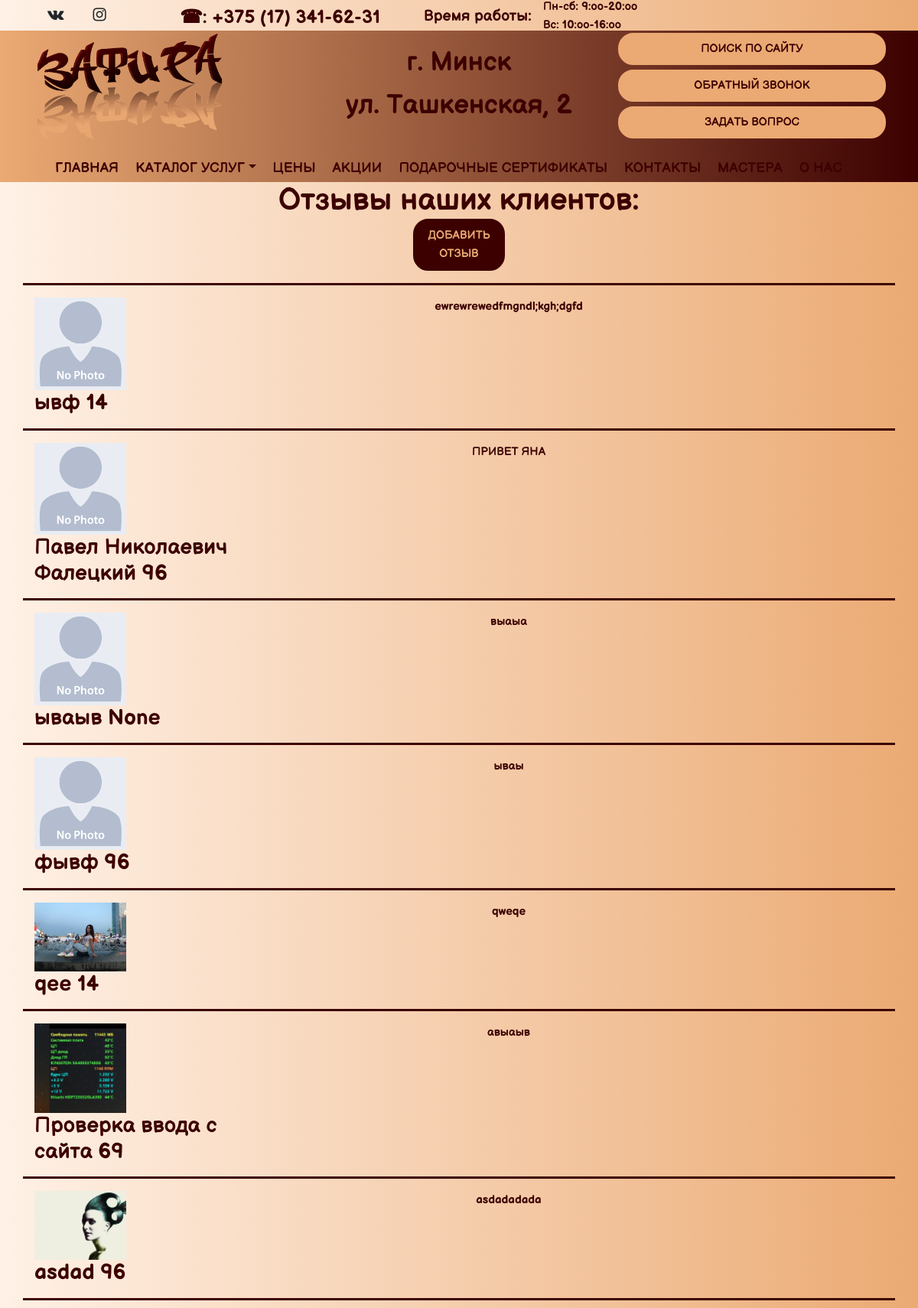
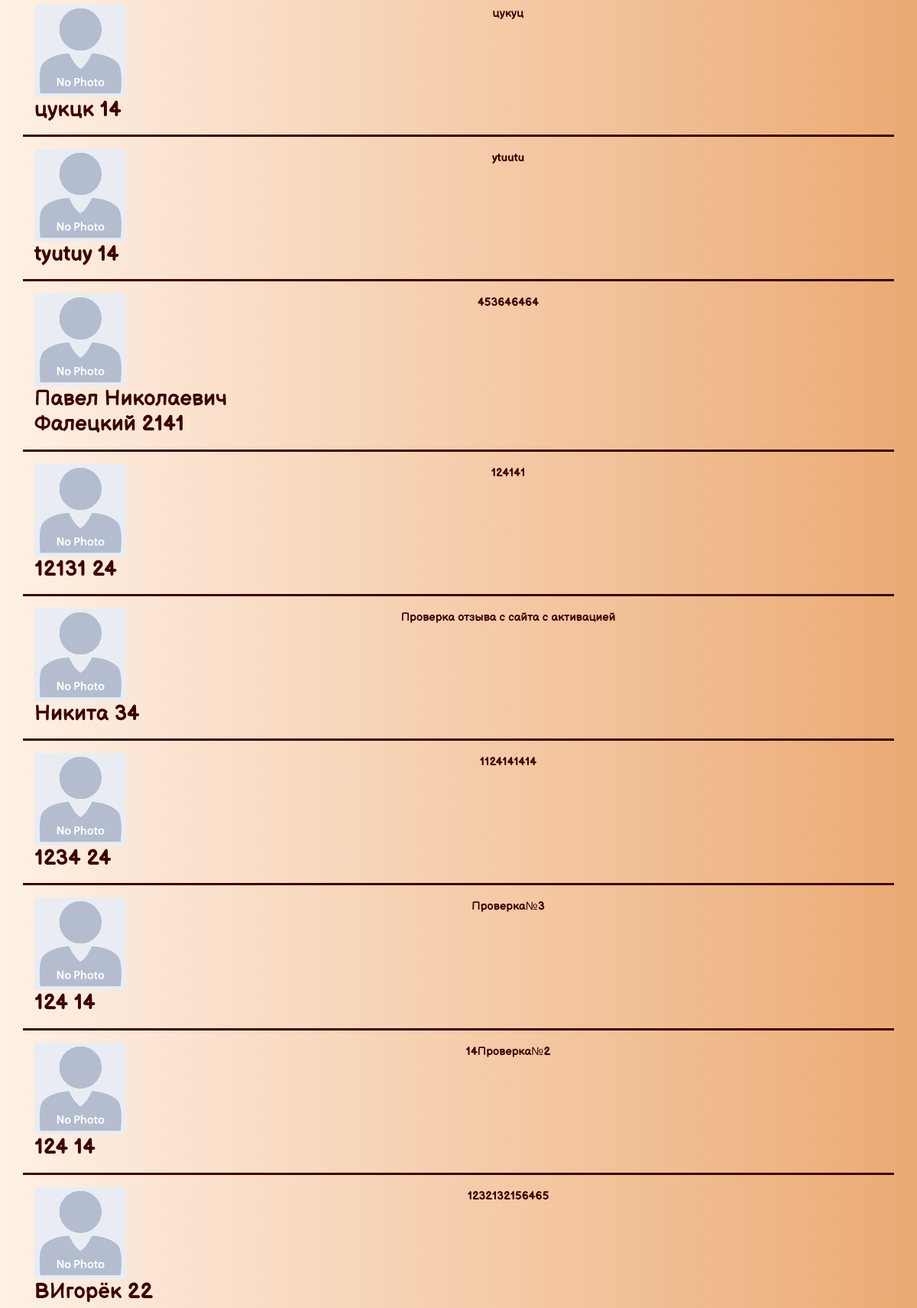
The app's page /reviews (upper part) with its own data (2 pictures, top to bottom).
### main/models.py (models this page shows, shortened)
class Review(models.Model):
    name = models.CharField('Имя', max_length=100, db_index=True)
    slug = models.SlugField(max_length=200, db_index=True, unique=True, default=uuid.uuid1)
    age = models.PositiveIntegerField('Возраст', blank=True, null=True)
    image = models.ImageField(upload_to='main/static/avatar/%Y/%m/%d', blank=True, help_text='Добавить фото')
    email = models.EmailField(max_length=254, blank=True, null=True)
    tel = models.CharField('Номер телефона', max_length=17, blank=True, null=True)
    review = models.TextField('Отзыв', max_length=1500)
    created = models.DateTimeField(auto_now_add=True, verbose_name='Дата создания')
    done = models.BooleanField('Активация', default=False)
    class Meta:
        ordering = ('created',)
        verbose_name = 'Отзыв'
        verbose_name_plural = 'Отзывы'
        index_together = ('id', 'slug')

### main/views.py (the view, shortened to what this page needs)
# urls.py: path('reviews', views.reviews_list, name='reviews'),
def reviews_list(request):
    error = ''
    reviews = Review.objects.filter(done='True').order_by('-created')
    form = ReviewForm()
    context_review = {
        'reviews': reviews,
        'form': form,
        'error': error}
    return render(request, 'main/reviews.html', context_review)

### main/templates/main/reviews.html (shortened to what this page needs)
{% extends 'main/base.html' %}
{% load bootstrap4 %}
{% load static %}
{% block content %}
<section>
<h1>Отзывы наших клиентов:</h1>
    <a href="button" class="line3__btn" data-toggle="modal" data-target="#exampleModal"><b>Добавить отзыв</b></a>
    {% if reviews %}
    {% for rev in reviews %}
<div class="container reviews__ht">
        <div class="row"> <hr>
        <div class="col-3 col-md-3">
    {% if rev.image %}<a href="{{ rev.image.url }}" ><img style="width: 120px" src="{{ rev.image.url }}"> </a>
    {% else %}<a href="{% static '/main/images/reviews/no_photo.png' %}"><img style="width: 120px"src="{% static '/main/images/reviews/no_photo.png' %}"> </a>
    {% endif %}
    <h3 class="city-name">{{ rev.name }} {{ rev.age }}</h3>
        </div>
        <div class="col-9 col-md-9 text__reviews"> <p class="text-testimonial"> {{ rev.review }}</p>
  </div>
        {% endfor %}
    {% else %}
        <p>Отзывы отсутствуют</p>
    {%endif%}
</section>
{% endblock %}

### main/static/main/css/style.css (style rules this page uses)
body { margin: 0; font-family: shrift, sans-serif; font-size: 15px; color: #3c0000; line-height: 1.6; }
a { color: #3c0000; text-decoration: none; }
p,b,a { font-family: shrift, sans-serif; }
h1,h2,h3,h4,h5,h6 { margin:0; font-family: shrift, sans-serif; font-weight: 700; text-decoration: none; }
h1,h2,h3,h4,h5,h6:hover { text-decoration: none; }
hr { width: 100%; border: none; background-color: #3c0000; color: red; height: 3px; }
.line3__btn { color: #ebaa73; background: #3c0000; text-transform: uppercase; width: 10%; margin-top: 40px; margin: 0px; display: inline-block; vertical-align: top; border: 5px solid #3c0000; padding: 5px; border-radius: 20px; transition: all 0.3s ease-out; }
.reviews__ht { text-align: left; text-decoration: none; font-size: 15px; }
.text__reviews { max-width: 700px; text-align: center; }

### records on screen
Review: name "ывф", age "14", review "ewrewrewedfmgndl;kgh;dgfd"
Review: name "Павел Николаевич Фалецкий", age "96", review "ПРИВЕТ ЯНА"
Review: name "ываыв", age "None", review "выаыа"
Review: name "фывф", age "96", review "ываы"
Review: image (picture), name "qee", age "14", review "qweqe"
Review: image (picture), name "Проверка ввода с сайта", age "69", review "авыаыв"
Review: image (picture), name "asdad", age "96", review "asdadadada"
Review: name "цукцк", age "14", review "цукуц"
Review: name "tyutuy", age "14", review "ytuutu"
Review: name "Павел Николаевич Фалецкий", age "2141", review "453646464"
Review: name "12131", age "24", review "124141"
Review: name "Никита", age "34", review "Проверка отзыва с сайта с активацией"
Review: name "1234", age "24", review "1124141414"
Review: name "124", age "14", review "Проверка№3"
Review: name "124", age "14", review "14Проверка№2"
Review: name "BИгорёк", age "22", review "1232132156465"
